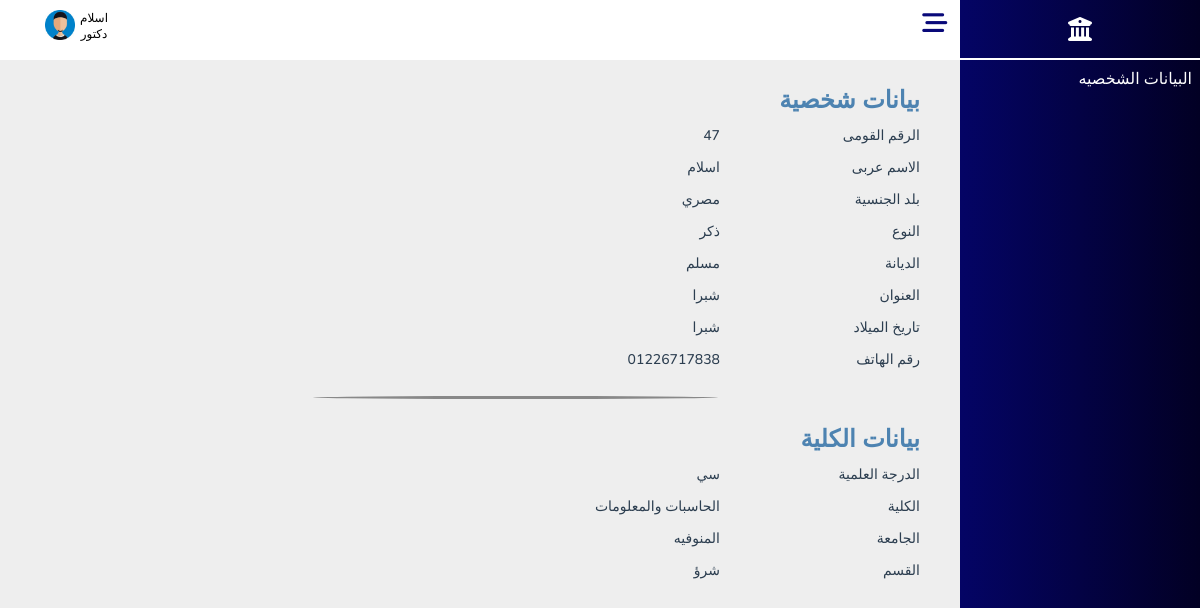
Before: /Doctors/Doctor_info.php (signed in) with the older database file.
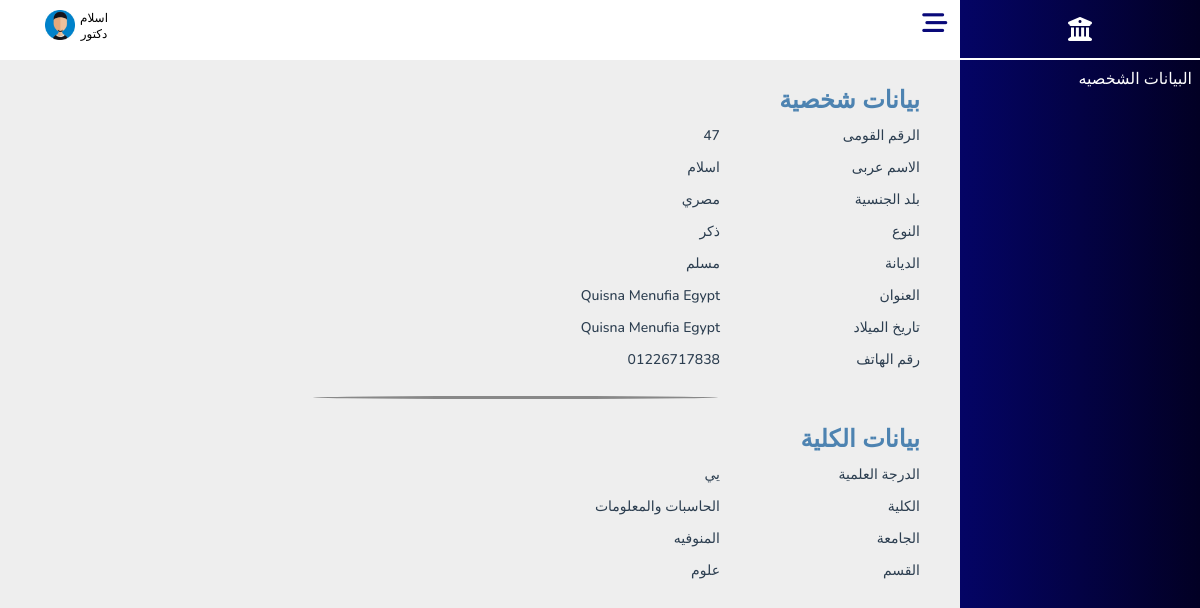
After: the same page with the newer database file.
### tables this page shows
CREATE TABLE `doctor` (
  `Dr_ID` int(30) NOT NULL,
  `Password` varchar(100) NOT NULL,
  `Image` varchar(100) NOT NULL DEFAULT 'profile.jpg',
  `Full_Name` varchar(100) DEFAULT NULL,
  `Job` varchar(100) NOT NULL DEFAULT 'دكتور',
  `Gender` varchar(100) DEFAULT NULL,
  `Nationality` varchar(100) DEFAULT 'مصري',
  `Religion` varchar(100) DEFAULT NULL,
  `Date_Birth` date DEFAULT NULL,
  `Address` varchar(100) DEFAULT NULL,
  `Phone_Number` varchar(30) DEFAULT NULL,
  `Degree` varchar(100) DEFAULT NULL,
  `University` varchar(100) DEFAULT 'المنوفيه',
  `Faculty` varchar(100) DEFAULT 'الحاسبات والمعلومات',
  `Department` varchar(100) DEFAULT NULL,
  `Email_Address` varchar(100) NOT NULL
);

### Doctors/Doctor_info.php (the view, shortened to what this page needs)
<?php
include_once("../DataBase/database.php");
if($con){
$ID=$_SESSION['doctor_id'];
$sql=$con->query("SELECT * FROM `doctor` WHERE Dr_ID='$ID'");
$data=$sql->fetch(PDO::FETCH_ASSOC);
}
?>
<html lang="en">
<head>
    <link rel="stylesheet" href="../CssCOmponent/all.min.css">
    <link rel="stylesheet" href="../CssComponent/Info.css">
    <link rel="stylesheet" href="../CssCOmponent/Dashboard.css">
</head>
<body>
<?php include_once("../Components/NavBar.php"); ?>
 <section  class="section">
 <?php   include_once("../Components/Dashboard.php") ?>
    <div class="container ">
        <div class="personal_info">
            <h3>بيانات شخصية</h3>
            <ul>
                <li>
                    <b>الرقم القومى</b>
                    <p id="Dr_ID"> <?php     echo $data['Dr_ID'] ?>  </p>
                </li>
                <li>
                    <b>الاسم عربى</b>
                    <p id="Full_Name"><?php     echo $data['Full_Name'] ?>  </p>
                </li>
                <li>
                    <b>بلد الجنسية</b>
                    <p id="Nationality"><?php   echo $data['Nationality'] ?></p>
                </li>
                <li>
                    <b>النوع</b>
                    <p id="Gender"><?php   echo $data['Gender'] ?> </p>
                </li>
                <li>
                    <b>الديانة</b>
                    <p id="Religion"> <?php   echo $data['Religion'] ?></p>
                </li>
                <li>
                    <b>العنوان</b>
                    <p id="Address"><?php   echo $data['Address'] ?></p>
                </li>
                <li>
                    <b>تاريخ الميلاد</b>
                    <p id="Date_of_Birth"><?php   echo $data['Address'] ?></p>
                </li>
                <li>
                    <b>رقم الهاتف</b>
                    <p id="Phone_Number"><?php   echo $data['Phone_Number'] ?> </p>
                </li>
            </ul>
        </div>
        <span class="line"></span>
        <div class="Faculty_info">
            <h3>بيانات الكلية</h3>
            <ul>
                <li>
                    <b>الدرجة العلمية</b>
                    <p id="Degree"> <?php   echo $data['Degree'] ?></p>
                </li>
                <li>
                    <b>الكلية</b>
                    <p id="Faculty"> <?php   echo $data['Faculty'] ?></p>
                </li>
                <li>
                    <b>الجامعة</b>
                    <p id="University"><?php   echo $data['University'] ?></p>
                </li>
                <li>
                    <b>القسم</b>
                    <p id="Department"><?php   echo $data['Department'] ?></p>
                </li>
            </ul>
        </div>
    </div>
 </section>
</body>
</html>

### Components/NavBar.php (shortened to what this page needs)
<?php
include_once("../DataBase/database.php");
if($con){
   if(isset($_SESSION['admin_id'])){
      $admin_id=$_SESSION['admin_id'];
      $q=$con->query("SELECT * FROM `admin` WHERE Ad_ID='$admin_id'");
      $d=$q->fetch(PDO::FETCH_ASSOC);
      $imgPath="../Admins/images/";
      $profile="../Admins/Admin_Info.php";
   }elseif(isset($_SESSION['doctor_id'])){
      $doctor_id=$_SESSION['doctor_id'];
      $q=$con->query("SELECT * FROM `doctor` WHERE Dr_ID='$doctor_id'");
      $d=$q->fetch(PDO::FETCH_ASSOC);
      $imgPath="../Doctors/images/";
   }elseif(isset($_SESSION['student_id'])){
      $student_id=$_SESSION['student_id'];
      $q=$con->query("SELECT * FROM `student` WHERE St_ID='$student_id'");
      $d=$q->fetch(PDO::FETCH_ASSOC);
      $imgPath="../Students/images/";
      $profile="../Students/Student_info.php";
   }
   $full_name= $d['Full_Name'];
   $job=$d['Job'] ;
   $img=$imgPath.$d['Image'];
}
?>
<div class="nav-bar">
    <div class="icon">
    <i class="fa-solid fa-bars-staggered"></i>
    </div>
     <div class="profile">
        <div class="user">
        <p class="username"><?php echo  $full_name ?></p>
         <p class="job"><?php echo $job ?></p>
        </div>
        <div class="img">
        <img src=<?php echo $img ?> alt="error"  height="30px" width="30px">
        </div>
   </div>
</div>

### Components/Dashboard.php
<div class="Dashboard">
   <div class="side-bar">
      <h1><i class="fa-solid fa-building-columns"></i></h1>
      <?php if (isset($_SESSION['admin_id'])) { ?>
         <ul class="link">
            <li><a href="Admin_Info.php"><i class="fa-sharp fa-solid fa-circle-info"></i>البيانات الشخصية</a> </li>
         </ul>
         <ul class="link">
            <li class="menu">
               <i class="fa-solid fa-users"></i>اضافه اعضاء<span class="fa-solid fa-caret-down"></span>
            </li>
            <ul class="dropdown-menu">
               <li><a href="AddAdmin.php"><i class="fa-sharp fa-solid fa-people-roof"></i>اضافه مسئول جديد</a></li>
               <li><a href="AddDoctor.php"><i class="fa-solid fa-user-doctor"></i>اضافه اعضاء هيئه تدريس</a></li>
               <li> <a href="AddStudent.php"><i class="fa-solid fa-graduation-cap"></i>اضافه طلاب</a></li>
            </ul>
         </ul>
         <ul class="link">
            <li class="menu">
               <i class="fa-solid fa-folder-open"></i>الاقسام <span class="fa-solid fa-caret-down"></span>
            </li>
            <ul class="dropdown-menu">
               <li><a href="Department_Info.php"> <i class="fa-solid fa-folder-open"></i>الاقسام المتاحه</a></li>
               <li><a href="AddDepartment.php"> <i class="fa-solid fa-circle-plus"></i> انشاء قسم</a></li>
            </ul>
         </ul>
      <?php } elseif (isset($_SESSION['doctor_id'])) { ?>
         <ul class="link">
            <li><a href="Doctor_Info.php">البيانات الشخصيه</a></li>
         </ul>
      <?php } elseif (isset($_SESSION['student_id'])) { ?>
         <ul class="link">
            <li><a href="Student_Info.php">البيانات الشخصيه</a></li>
         </ul>
      <?php  } ?>
   </div>
</div>

### CssComponent/Info.css (style rules this page uses)
:root { --main-color: #3c00a0; --light-blue: #4d83b1; --red-color: #e74c3c; --orangen-color: #f39c12; --white-color: #fff; --black-color: #2c3e50; --ligth-color: #888; --ligth-background: #eee; --main-border: 1px solid rgba(0, 0, 0, 0.2); --main-trantision: 0.2s linear; }
* { padding: 0; margin: 0; box-sizing: border-box; direction: rtl; font-family: 'Nunito', sans-serif; }
body { background-color: var(--ligth-background); }
ul { list-style: none; }
.section { width:100%; height:100vh; display:flex; flex-direction:row; }
.container { width:calc(80% - 70px); padding: 30px 40px; display: flex; flex-direction:column; margin-top: 50px; }
.container h3 { line-height: 40px; color: var(--light-blue); font-size: 24px; }
.container ul li { display: flex; color: var(--black-color); line-height: 32px; }
.container ul li b { font-weight: 500; font-size: 14px; width: 200px; }
.container ul li p { font-weight: 500; font-size: 14px; width: 230px; }
.container .line { width: 50%; height: 3px; background: var(--ligth-color); display: block; border-radius: 50%; align-self: center; margin: 20px 0; }

### CssComponent/Dashboard.css (style rules this page uses)
:root { --main-color: #090979; --red-color: #e74c3c; --orangen-color: #f39c12; --white-color: #fff; --black-color: #2c3e50; --ligth-color: #888; --ligth-background: #eee; --main-border: 1pxsolid rgba(0, 0, 0, 0.2); --main-trantision: 0.2s linear; --linear: linear-gradient(90deg, rgba(4, 4, 101, 1) 0%, rgba(2, 0, 36, 1) 100%); }
* { font-family: 'Nunito', sans-serif; margin: 0; padding: 0; box-sizing: border-box; outline: none; border: none; text-decoration: none; }
body { background-color: var(--ligth-background); }
.Dashboard { width: 20%; }
.nav-bar { height: 60px; width: 82%; background-color: white; display: flex; justify-content: space-between; position: fixed; left: 0px; top: 0px; z-index: 1000; text-align: center; }
.nav-bar .profile, .nav-bar .icon { height: 100%; padding: 10px; font-size: 12px; }
.nav-bar .icon { line-height: 40px; font-size: 25px; cursor: pointer; width: 10%; }
.nav-bar .icon i { cursor: pointer; color: var(--main-color); }
.nav-bar .profile { display: inline-flex; padding: 10px; margin-left: 35px; position: relative; cursor: pointer; }
.nav-bar .profile .user { margin-left: 5px; }
.side-bar { height: 100vh; width: 20%; position: fixed; right: 0px; top: 0px; z-index: 1000; color: white; background-image: var(--linear); }
.side-bar h1 { padding: 17px; text-align: center; border-bottom: 2px solid white; }
.link li { color: white; padding: 8px 8px; position: relative; }
.link li a { color: white; text-decoration: none; font-size: 16px; }

Changed rows visible on the page:
changed doctor "اسلام": Address "شبرا" → "Quisna Menufia Egypt"; Degree "سي" → "يي"; Department "شرؤ" → "علوم"
